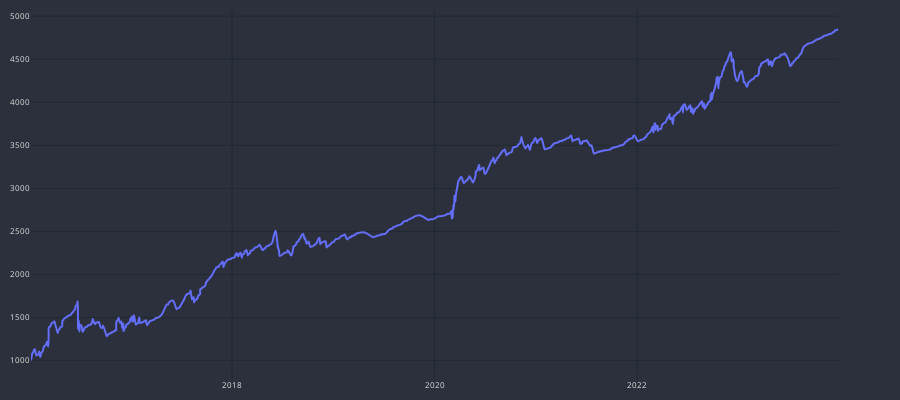

Write notebook code for a chart like this one.
### Code cell
cp = CandlePlot(streaks, candles=False)
cp.show_plot(line_traces=['ac_bal'])

### Figure 1 — Plotly figure (JSON) as saved in the notebook; plotly's stock layout.template omitted (floating-point values rounded to 4 significant figures; data arrays with more than 128 entries replaced by an {"elided": "..."} marker saying what was removed)
{"data": [{"line": {"shape": "spline", "width": 2}, "name": "ac_bal", "type": "scatter", "x": {"elided": "973 str values"}, "xaxis": "x", "y": {"elided": "973 float values"}, "yaxis": "y"}], "layout": {"font": {"color": "#e1e1e1", "size": 8}, "height": 400, "margin": {"b": 10, "l": 10, "r": 10, "t": 10}, "paper_bgcolor": "#2c303c", "plot_bgcolor": "#2c303c", "width": 900, "xaxis": {"anchor": "y", "domain": [0, 0.94], "gridcolor": "#1f292f", "nticks": 5, "rangeslider": {"visible": false}}, "yaxis": {"anchor": "x", "domain": [0, 1], "gridcolor": "#1f292f"}, "yaxis2": {"anchor": "x", "gridcolor": "#1f292f", "overlaying": "y", "side": "right"}}}
